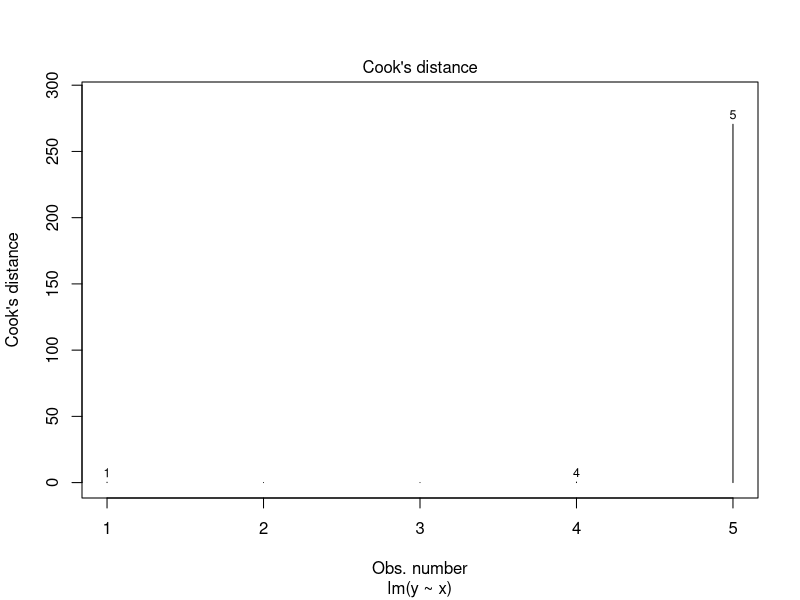

Recreate this plot in R.
#1
#Loading and examining the data
data(mtcars)
head(mtcars)
#fitting the model
fit <- lm(mpg~factor(cyl) + wt, data=mtcars)
fit
coeff<- summary(fit)$coefficient
coeff
#selecting coefficient
coeff[3,1]

#2
fit2 <- lm(mpg~factor(cyl), data=mtcars)
fit22 <- lm(mpg~factor(cyl) + wt, data=mtcars)
coeff2<- summary(fit2)$coef
coeff22<- summary(fit22)$coef
coeff2
coeff22
#Holding weight constant, cylinder appears to have less of an impact on mpg than if weight is disregarded.

#3
fit3 <-lm(mpg~factor(cyl) + wt, data=mtcars)
fit33 <- lm(mpg~factor(cyl)*wt, data=mtcars)
anova(fit3, fit33)
#The P-value is larger than 0.05. So, according to our criterion, 
#we would fail to reject, which suggests that the interaction terms may not be necessary.

#4
fit4 <- lm(mpg ~ I(wt * 0.5) + factor(cyl), data = mtcars)
fit4
summary(fit)
summary(fit4)
#The estimated expected change in MPG per one ton increase in weight for a specific number of cylinders (4, 6, 8).

#5
x <- c(0.586, 0.166, -0.042, -0.614, 11.72)
y <- c(0.549, -0.026, -0.127, -0.751, 1.344)
fit5 <- lm(y~x)
hatvalues(fit5) #0.9946
plot(fit5, which=4)

#6
x <- c(0.586, 0.166, -0.042, -0.614, 11.72)
y <- c(0.549, -0.026, -0.127, -0.751, 1.344)
fit6<- lm(y~x)
dfbetas(fit6) #-134

#7
#It is possible for the coefficient to reverse sign after adjustment.
#For example, it can be strongly significant and positive before adjustment
#and strongly significant and negative after adjustment.
data(swiss)
summary(lm(Fertility~Agriculture,data=swiss))
summary(lm(Fertility~., swiss))


